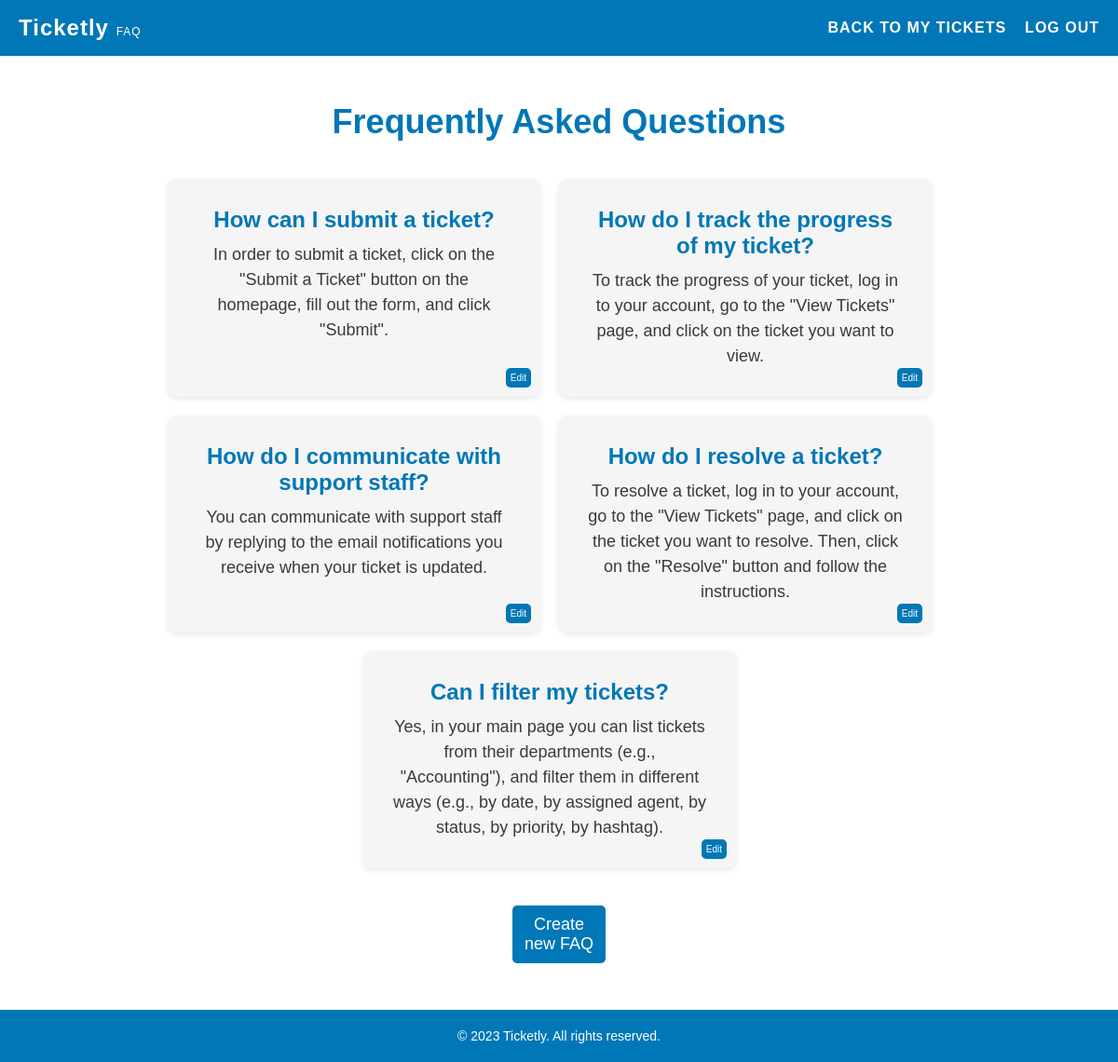
The app's page /pages/faq.php, older data.
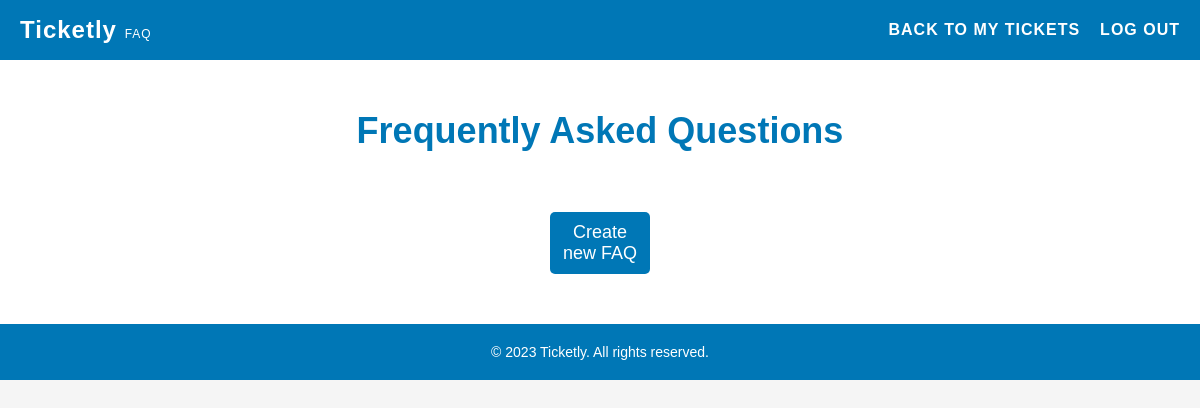
The same page, newer data.
### tables this page shows
CREATE TABLE faqs (
    id INTEGER PRIMARY KEY AUTOINCREMENT,
    question TEXT NOT NULL,
    answer TEXT NOT NULL
);

### pages/faq.php (called while the page is built, shortened)
<?php
    $session = new Session();
    require_once(__DIR__ . '/../templates/faq.tpl.php');
    drawFaq($session);
?>

### database/faqs.class.php (called while the page is built, shortened)
<?php
    class Faqs {
        public function __construct(?int $id, string $question, string $answer) {
            $this->id = $id;
            $this->question = $question;
            $this->answer = $answer;
        }
    }
    function getFaqData(PDO $db) {
        $stmt = $db->query('SELECT * FROM faqs');
        $faqs = [];
        while ($row = $stmt->fetch(PDO::FETCH_ASSOC)) {
            $id = isset($row['id']) ? (int)$row['id'] : null;
            $question = isset($row['question']) ? $row['question'] : '';
            $answer = isset($row['answer']) ? $row['answer'] : '';
            $faq = new Faqs($id, $question, $answer);
            $faqs[] = $faq;
        }
        return $faqs;
    }
?>

### templates/faq.tpl.php (the view, shortened to what this page needs)
<?php function drawFaq(Session $session){
    require_once '../database/connection.db.php';
    require_once '../database/faqs.class.php';
    $db = getDatabaseConnection();
    $faqs = getFaqData($db);
    ?>
    <!DOCTYPE html>
    <html lang="en">
    <head>
        <link rel="stylesheet" href="../style/index.css">
        <link rel="stylesheet" href="../style/header.css">
    </head>
    <body>
        <header>
            <h1>Ticketly <span class="smaller">FAQ</span></h1>
            <nav>
                <ul>
                    <li><a href="client.php">Back to My Tickets</a></li>
                    <li><a href="../actions/action_logout.php">Log out</a></li>
                </ul>
            </nav>
        </header>
        <main>
            <section id="faq">
                <h3>Frequently Asked Questions</h3>
                <ul>
                    <?php foreach ($faqs as $faq) : ?>
                        <li>
                            <h4><?php echo $faq->question; ?></h4>
                            <p><?php echo $faq->answer; ?></p>
                            <a href="editFaq.php?id=<?php echo $faq->id; ?>" class="edit-button">Edit</a>
                        </li>
                    <?php endforeach; ?>
                </ul>
                <div class="create-faq">
                    <a class="button" href="newFaq.php">Create new FAQ</a>
                </div>
            </section>
        </main>
        <?php include '../templates/footer.tpl.php';?>
    </body>
    </html>
<?php
}
?>

### templates/footer.tpl.php
<!DOCTYPE html>
<html>
    <link rel="stylesheet" href="../style/footer.css">
    <footer>
        <p>&copy; 2023 Ticketly. All rights reserved.</p>
    </footer>
<html>

### style/index.css (style rules this page uses)
#faq { background-color: #fff; text-align: center; padding: 50px; }
#faq h3 { font-size: 36px; margin-bottom: 20px; color: #0077b6; }
.create-faq { margin-top: 20px; margin-left: 500px; margin-right: 500px; padding: 10px 10px; background-color: #0077b6; color: #fff; border: none; border-radius: 5px; font-size: 18px; }
.create-faq a { text-decoration: none; color: #fff; }
#faq ul { list-style-type: none; margin-top: 40px; display: flex; flex-wrap: wrap; justify-content: center; }
#faq li { position: relative; width: 400px; padding: 30px; margin-right: 20px; margin-bottom: 20px; background-color: #f5f5f5; border-radius: 10px; box-shadow: 0px 2px 6px rgba(0, 0, 0, 0.1); }
#faq li .edit-button { position: absolute; bottom: 10px; right: 10px; background-color: #0077b6; color: #fff; padding: 5px 5px; border-radius: 5px; text-decoration: none; font-size: x-small; }
#faq h4 { font-size: 24px; margin-bottom: 10px; color: #0077b6; }
#faq p { font-size: 18px; line-height: 1.5; color: #3a3a3a; }

### style/header.css (style rules this page uses)
* { box-sizing: border-box; margin: 0; padding: 0; }
body { font-family: Arial, sans-serif; background-color: #f5f5f5; }
header { background-color: #0077b6; color: #fff; display: flex; justify-content: space-between; align-items: center; padding: 20px; height: 60px; box-shadow: 0 4px 6px rgba(0, 0, 0, 0.1); }
header h1 { font-size: 24px; letter-spacing: 1px; }
header nav ul { display: flex; list-style-type: none; }
header nav li:not(:last-child) { margin-right: 20px; }
header nav a { color: #fff; text-decoration: none; font-size: 16px; letter-spacing: 1px; text-transform: uppercase; font-weight: 600; transition: color 0.3s ease; }
.smaller { font-size: 0.5em; font-weight: lighter; }

### style/footer.css (style rules this page uses)
footer { background-color: #0077b6; color: #fff; text-align: center; padding: 20px; font-size: 14px; margin: 0; }
footer p { margin: 0; }

Row changes from the older to the newer data that the page shows:
removed faqs: question "How can I submit a ticket?", answer "In order to submit a ticket, click on the \"Submit a Ticket\" button on the homepage, fill out the form, and click \"Submit\"."
removed faqs: question "How do I track the progress of my ticket?", answer "To track the progress of your ticket, log in to your account, go to the \"View Tickets\" page, and click on the ticket you want to view."
removed faqs: question "How do I communicate with support staff?", answer "You can communicate with support staff by replying to the email notifications you receive when your ticket is updated."
removed faqs: question "How do I resolve a ticket?", answer "To resolve a ticket, log in to your account, go to the \"View Tickets\" page, and click on the ticket you want to resolve. Then, click on the \"Resolve\" button and follow the instructions."
removed faqs: question "Can I filter my tickets?", answer "Yes, in your main page you can list tickets from their departments (e.g., \"Accounting\"), and filter them in different ways (e.g., by date, by assigned agent, by status, by priority, by hashtag)."
